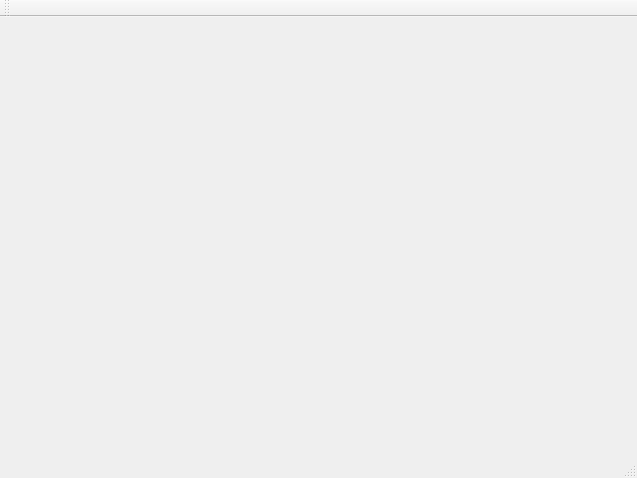
<?xml version="1.0" encoding="UTF-8"?>
<ui version="4.0">
 <class>MainWindow</class>
 <widget class="QMainWindow" name="MainWindow">
  <property name="geometry">
   <rect>
    <x>0</x>
    <y>0</y>
    <width>637</width>
    <height>478</height>
   </rect>
  </property>
  <property name="windowTitle">
   <string>MainWindow</string>
  </property>
  <widget class="QWidget" name="centralWidget">
   <widget class="QWidget" name="horizontalLayoutWidget">
    <property name="geometry">
     <rect>
      <x>10</x>
      <y>20</y>
      <width>311</width>
      <height>401</height>
     </rect>
    </property>
    <layout class="QHBoxLayout" name="horizontalLayout">
     <item>
      <widget class="QWidget" name="widget" native="true">
       <property name="styleSheet">
        <string notr="true">border-image: url(:/images/001.jpg);</string>
       </property>
      </widget>
     </item>
    </layout>
   </widget>
  </widget>
  <widget class="QMenuBar" name="menuBar">
   <property name="geometry">
    <rect>
     <x>0</x>
     <y>0</y>
     <width>637</width>
     <height>23</height>
    </rect>
   </property>
  </widget>
  <widget class="QToolBar" name="mainToolBar">
   <attribute name="toolBarArea">
    <enum>TopToolBarArea</enum>
   </attribute>
   <attribute name="toolBarBreak">
    <bool>false</bool>
   </attribute>
  </widget>
  <widget class="QStatusBar" name="statusBar"/>
 </widget>
 <layoutdefault spacing="6" margin="11"/>
 <resources/>
 <connections/>
</ui>
